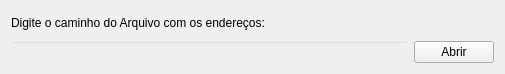
<?xml version="1.0" encoding="UTF-8"?>
<ui version="4.0">
 <class>Atualizar</class>
 <widget class="QWidget" name="Atualizar">
  <property name="geometry">
   <rect>
    <x>0</x>
    <y>0</y>
    <width>505</width>
    <height>74</height>
   </rect>
  </property>
  <property name="minimumSize">
   <size>
    <width>505</width>
    <height>74</height>
   </size>
  </property>
  <property name="maximumSize">
   <size>
    <width>505</width>
    <height>74</height>
   </size>
  </property>
  <property name="windowTitle">
   <string>Atualizar</string>
  </property>
  <property name="windowIcon">
   <iconset>
    <normaloff>:/new/prefix1/Dados/refresh.png</normaloff>:/new/prefix1/Dados/refresh.png</iconset>
  </property>
  <property name="styleSheet">
   <string notr="true">Qlabel:hover{
	background:transparent;
	background-image: url(:/new/prefix1/Dados/wallpaper.jpg);
	color: rgb(255,0,0);
}
QPushButton:hover{
	color:red;
	background:transparent;
}
QLineEdit{
	background:transparent;
}
QLineEdit:Hover{
	background:transparent;
	background-image: url(:/new/prefix1/Dados/wallpaper.jpg);
	color: rgb(255,0,0);
}</string>
  </property>
  <layout class="QVBoxLayout" name="verticalLayout">
   <item>
    <widget class="QLabel" name="label">
     <property name="text">
      <string>Digite o caminho do Arquivo com os endereços:</string>
     </property>
    </widget>
   </item>
   <item>
    <layout class="QHBoxLayout" name="horizontalLayout">
     <item>
      <widget class="QLineEdit" name="lineEdit"/>
     </item>
     <item>
      <widget class="QPushButton" name="pushButton">
       <property name="text">
        <string>Abrir</string>
       </property>
      </widget>
     </item>
    </layout>
   </item>
  </layout>
 </widget>
 <resources/>
 <connections/>
</ui>
